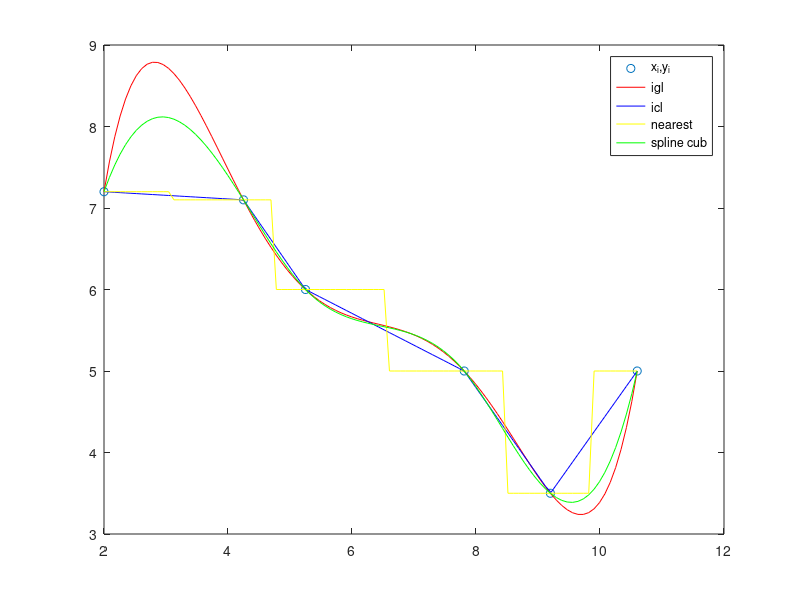

Write MATLAB code to recreate this figure.
clear all; close all; clc;
n = 5;

x = [2.00 4.25 5.25 7.81 9.20 10.60]';
y = [7.2 7.1 6.0 5.0 3.5 5.0]';
x1 = linspace(x(1), x(end), 100);

% igl
a = vander(x)\y;
y_igl = polyval(a,x1);
% icl
y_icl = interp1(x,y,x1);
% nearest
y_nea = interp1(x,y,x1,'nearest');
% spline
y_spl = spline(x,y,x1);
% plots
figure(1);
plot(x,y,'o'); hold on;
plot(x1,y_igl,'r');
plot(x1,y_icl,'b');
plot(x1,y_nea,'y');
plot(x1,y_spl,'g');
legend('x_i,y_i','igl','icl','nearest','spline cub');